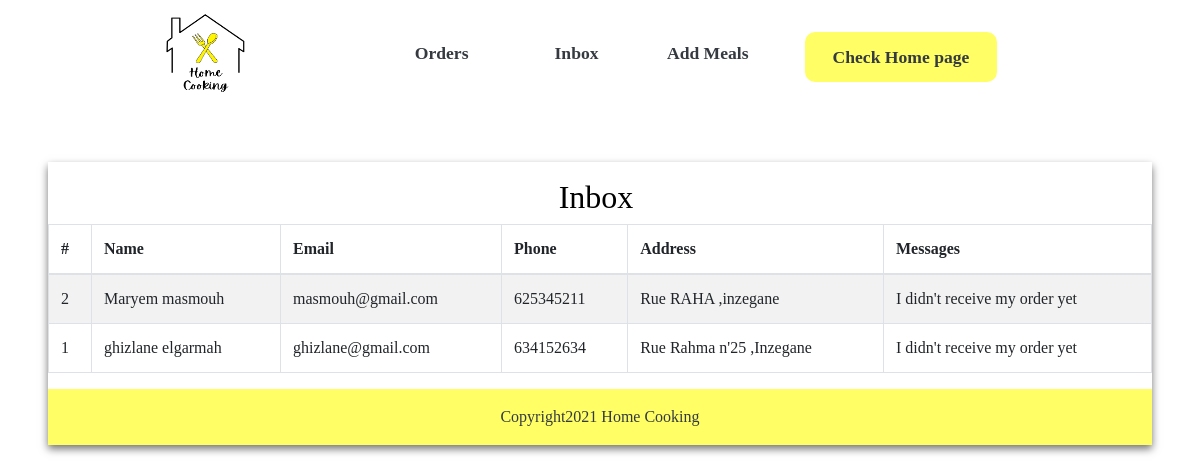
The app's page /admin/inbox with its own data.
### server.py (models this page shows)
class Message(db.Model):
    id = db.Column(db.Integer, primary_key=True)
    name = db.Column(db.String(30), unique=True)
    email = db.Column(db.String(100),nullable=False)
    phone = db.Column(db.Integer,nullable=False)
    address = db.Column(db.String(200),nullable=False)
    message= db.Column(db.String(30),nullable=False)

### server.py (the view)
@app.route("/admin/inbox")
def inbox():
    messages=Message.query.all()
    m=messages.reverse()
    return render_template('admin/inbox.html', admin=True,messages=messages)

### templates/Admin/inbox.html (shortened to what this page needs)
<!DOCTYPE html>
<html lang="en">
    <head>
        <link rel="stylesheet" href="https://stackpath.bootstrapcdn.com/bootstrap/4.5.0/css/bootstrap.min.css"
>
        <link rel="stylesheet" href="https://unpkg.com/aos@2.3.1/dist/aos.css">
        <link rel="stylesheet" href="/static/css/style.css">
        <link rel="stylesheet" href="https://pro.fontawesome.com/releases/v5.10.0/css/all.css"/>
    </head>
        <body >
            <nav class="navbar navbar-expand-lg  navbar-light  sticky-top" >
                <a class="navbar-brand" href="/"><h2><img src="/static/images/logo/1.png" style="width: 6rem; height: 5rem; position: sticky;  "  alt="logo">  </h2></a>
                <div class="collapse navbar-collapse justify-content-center" id="navbarNavDropdown">
                    <ul class="navbar-nav migraines">
                        <li class="nav-item ">
                            <a class="nav-link text-dark mr-5 "  href="/admin">Orders <i class="far fa-cart-arrow-down"></i></a>
                        </li>
                        <li class="nav-item ">
                            <a class="nav-link text-dark mr-5 "  href="/admin/inbox">Inbox </a>
                        </li>
                        <li class="nav-item ">
                            <a class="nav-link text-dark mr-5 "  href="/admin/add_meals">Add Meals </a>
                        </li>
                        <li>
                            <a class="nav-link text-dark mr-5 " style="background-color: rgb(255, 255, 101);border-radius: 10px; font-family: adobe-garamond-pro;                    font-weight: bold;
                            padding: 12px 28px;" href="/">Check Home page </a>
                        </li>
                    </ul>
                </div>
            </nav>
    <div class="container-fluid px-1 px-md-5 px-lg-1 px-xl-5  py-5 mx-auto" style="margin-top: 0%;">
      <div class="card card0 border-0">
                    <div class="panel panel-default">
                        <div class="panel-heading">
                            <h3 class="text-center pt-3 " style="font-size: 2rem;font-family:adobe-garamond-pro;margin-top: 0%;">Inbox  </h3>
                        </div>
                        <div class="table-responsive">
                            <table class="table table-striped table-bordered">
                                <thead>
                                    <tr>
                                        <th>#</th><th>Name</th><th>Email</th><th>Phone</th><th>Address</th><th>Messages</th>
                                    </tr>
                                </thead>
                                <tbody>
                                    {% for msg in messages %}
                                    <tr>
                                        <td>{{ msg.id }}</td>
                                        <td>{{ msg.name }}</td>
                                        <td>{{ msg.email }}</td>
                                        <td>{{ msg.phone }} </td>
                                        <td>{{ msg.address }} </td>
                                        <td>{{ msg.message }} </td>
                                    </tr>
                                    {% endfor %}
                                </tbody>
                            </table>
                        </div>
                    </div>
            <footer class="text-center">
                <div class="text-center text-dark p-3" style="background-color:rgb(255, 255, 101);">
                 Copyright2021 Home Cooking</div>
             </footer>
            </div>
        </div>
     </body>
     </html>

### static/css/style.css (style rules this page uses)
body { box-sizing:border-box; font-family: "adobe-garamond-pro"; color: #000; overflow-x: hidden; height: 100%; background-repeat: no-repeat }
.navbar { background-color: white; }
.nav-link { font-size:1.1rem; font-family: "adobe-garamond-pro"; font-weight: bold; }
.navbar-brand { margin-left: 12% !important; }
.card0 { box-shadow: 0px 4px 8px 0px #757575; border-radius: 0px }
::placeholder { color: #BDBDBD; opacity: 1; font-weight: 300 }

### records on screen
Message: id "2", name "Maryem masmouh", email "masmouh@gmail.com", phone "625345211", address "Rue RAHA ,inzegane", message "I didn't receive my order yet"
Message: id "1", name "ghizlane elgarmah", email "ghizlane@gmail.com", phone "634152634", address "Rue Rahma n'25 ,Inzegane", message "I didn't receive my order yet"
